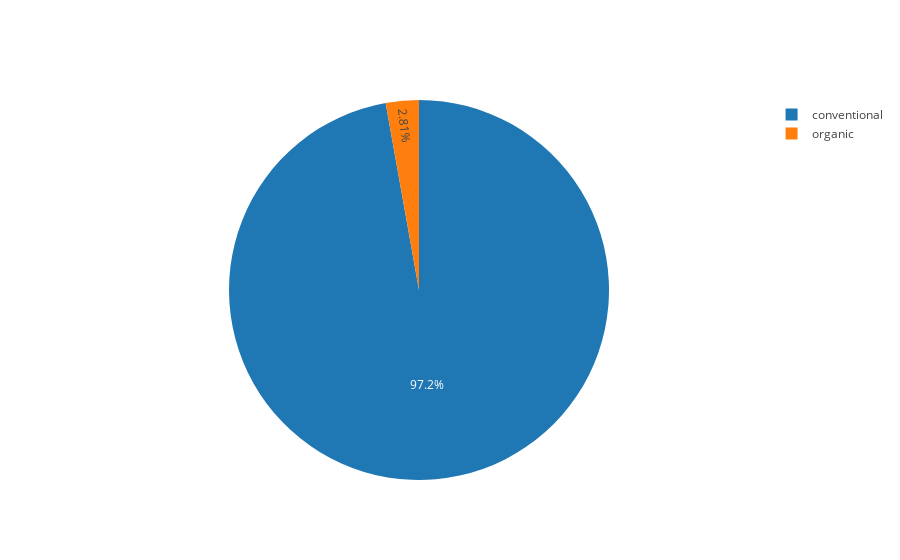

Notebook code for this chart:
### Code cell
Type=df.groupby('type')['Total Volume'].agg('sum')

values=[Type['conventional'],Type['organic']]
labels=['conventional','organic']

trace=go.Pie(labels=labels,values=values)
py.iplot([trace])

### Figure 1 — Plotly figure (JSON) as saved in the notebook; plotly's stock layout.template omitted (floating-point values rounded to 4 significant figures)
{"data": [{"labels": ["conventional", "organic"], "type": "pie", "uid": "92f7d9dc-b09c-11e8-8a3a-6476ba9ce908", "values": [15090000000.0, 436200000.0]}], "layout": {}}
